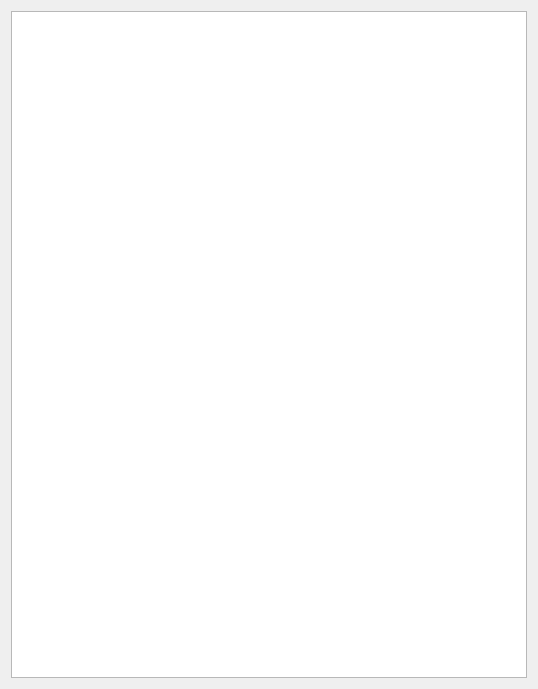
<?xml version="1.0" encoding="UTF-8"?>
<ui version="4.0">
 <class>ShortcutsDialog</class>
 <widget class="QDialog" name="ShortcutsDialog">
  <property name="geometry">
   <rect>
    <x>0</x>
    <y>0</y>
    <width>538</width>
    <height>689</height>
   </rect>
  </property>
  <property name="windowTitle">
   <string>Keyboard shortcuts</string>
  </property>
  <layout class="QVBoxLayout" name="verticalLayout">
   <item>
    <widget class="QTableWidget" name="tableWidget"/>
   </item>
  </layout>
 </widget>
 <resources/>
 <connections/>
</ui>
